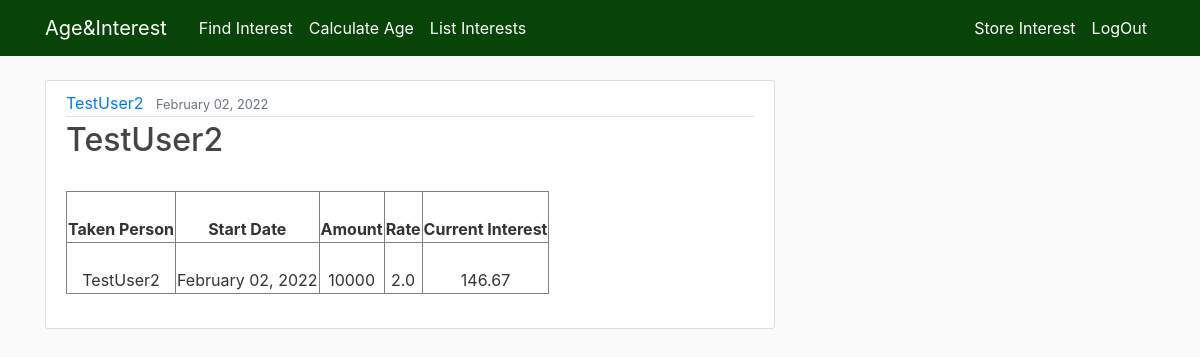
/lender/TestUser2/ (signed in), run on the app's committed database.
### interestStorage/models.py (models this page shows, shortened)
class InterestStorageModel(models.Model):
    givenPerson = models.ForeignKey(User, on_delete=models.CASCADE)
    takenPerson = models.CharField(default="", max_length=50,verbose_name="Taken Person")
    amount = models.IntegerField(verbose_name="Taken Amount")
    rate = models.FloatField()
    startDate = models.DateField(verbose_name="Start Date")
    presentinterest = models.FloatField(default=0.0)

### interestStorage/views.py (the view)
@login_required
def lenderStorageListView(request, takenperson):
    queryset = InterestStorageModel.objects.filter(
        takenPerson=takenperson)
    return render(request, 'lender_interests.html', {'posts': queryset})

### templates/lender_interests.html
{% extends 'base.html' %}
{%block content%}
{% for post in posts%}
<article class="media content-section">
        <div class="media-body">
            <div class="article-metadata">
                <a class="mr-2" href="#">{{ post.takenPerson }}</a>
                <small class="text-muted">{{ post.startDate|date:"F d, Y"}}</small>
            </div>
            <h2><a class="article-title" href="#">{{ post.takenPerson }}</a></h2>
            <div class="article-content">
                <table border="1">
                    <tr id="table-data">
                        <th>
                            Taken Person
                        </th>
                        <th>
                            Start Date
                        </th>
                        <th>
                            Amount
                        </th>
                        <th>
                            Rate
                        </th>
                        <th>
                            Current Interest
                        </th>
                    </tr>
                    <tr id="table-data">
                        <td>
                            {{post.takenPerson}}
                        </td>
                        <td>
                            {{post.startDate|date:"F d, Y"}}
                        </td>
                        <td>
                            {{post.amount}}
                        </td>
                        <td>
                            {{post.rate}}
                        </td>
                        <td>
                            {{post.presentinterest}}
                        </td>
                    </tr>
                </table>
        </div>
        </div>
    </article>
{% endfor %}
{% endblock content%}

### static/main.css (style rules this page uses)
body { background: #fafafa; color: #333333; margin-top: 5rem; }
h1, h2, h3, h4, h5, h6 { color: #444444; }
.content-section { background: #ffffff; padding: 10px 20px; border: 1px solid #dddddd; border-radius: 3px; margin-bottom: 20px; }
.article-title { color: #444444; }
.article-content { white-space: pre-line; }
.article-metadata { padding-bottom: 1px; margin-bottom: 4px; border-bottom: 1px solid #e3e3e3; }
#table-data { text-align: center; padding: 20px; }

### data on the page
InterestStorageModel: takenPerson "TestUser2", startDate "February 02, 2022", amount "10000", rate "2.0", presentinterest "146.67"
